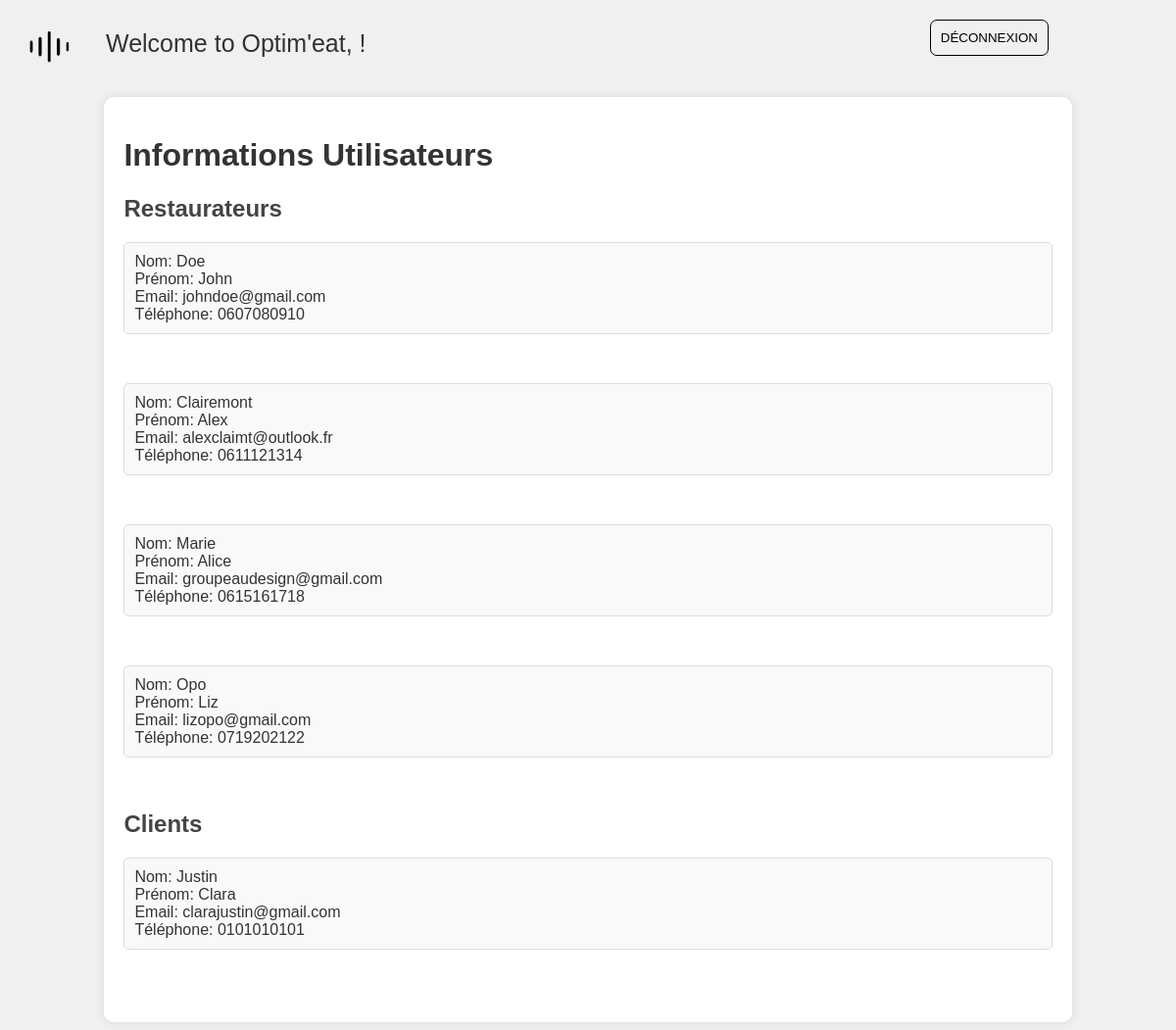
Page /Administrateur.php on the committed database.
### tables this page shows
CREATE TABLE `restaurateur` (
  `IDrestaurateur` int(11) UNSIGNED NOT NULL,
  `Nom` varchar(255) NOT NULL,
  `Prénom` varchar(255) NOT NULL,
  `Email` varchar(255) NOT NULL,
  `Téléphone` varchar(10) DEFAULT NULL,
  `Mot_de_passe` varchar(255) NOT NULL
);

CREATE TABLE `client` (
  `IDclient` int(11) UNSIGNED NOT NULL,
  `Nom` varchar(255) NOT NULL,
  `Prénom` varchar(255) NOT NULL,
  `Email` varchar(255) NOT NULL,
  `Téléphone` varchar(10) DEFAULT NULL,
  `Date_de_naissance` date NOT NULL,
  `Mot_de_passe` varchar(255) NOT NULL
);

### Administrateur.php (the view, shortened to what this page needs)
<!DOCTYPE html>
<html lang="en">
<head>
    <link rel="stylesheet" href="Administrateur.css">
    <link rel="stylesheet" href="https://cdnjs.cloudflare.com/ajax/libs/font-awesome/6.5.1/css/all.min.css" />
</head>
<body>
    <nav id="desktop-nav">
        <div class="logo">
            <img src="./Ressources/AU_DESIGN_LOGO noir.png" height="40%" width="40%">
        </div>
        <div>
            <ul class="logout">
                <a href="deconnexion.php">
                    <button class="btn btn-color-2">Déconnexion</button>
                </a>
            </ul>
        </div>
    </nav>
    <?php
    echo "<div class='welcome_message'>Welcome to Optim'eat, " . $_SESSION['prenom'] . " " . $_SESSION['nom'] . " !</div>";
    include 'Connexion_BDD.php';
    $query = $conn->query('SELECT Nom, Prénom, Email, Téléphone FROM restaurateur');
    $restaurateurs = $query->fetch_all(MYSQLI_ASSOC);
    $query = $conn->query('SELECT Nom, Prénom, Email, Téléphone FROM client');
    $clients = $query->fetch_all(MYSQLI_ASSOC);
    ?>
    <div class="container">
        <h1>Informations Utilisateurs</h1>
        <div class="category">
            <h2>Restaurateurs</h2>
            <?php foreach ($restaurateurs as $restaurateur): ?>
                <p>Nom: <?= $restaurateur['Nom'] ?>
                <br>Prénom: <?= $restaurateur['Prénom'] ?>
                <br>Email: <?= $restaurateur['Email'] ?>
                <br>Téléphone: <?= $restaurateur['Téléphone'] ?></p>
                <br>
            <?php endforeach; ?>
        </div>
        <div class="category">
            <h2>Clients</h2>
            <?php foreach ($clients as $client): ?>
                <p>Nom: <?= $client['Nom'] ?>
                <br>Prénom: <?= $client['Prénom'] ?>
                <br>Email: <?= $client['Email'] ?>
                <br>Téléphone: <?= $client['Téléphone'] ?></p>
                <br>
            <?php endforeach; ?>
        </div>
    </div>
</body>
</html>

### Administrateur.css (style rules this page uses)
body { font-family: "Poppins", sans-serif; background-color: #f0f0f0; color: #333; }
.welcome_message { font-family: "Poppins", sans-serif; font-size: 25px; margin-left: 100px; margin-top: 30px; }
.logout button { background-color: transparent; border: 1.7px solid black ; border-radius: 7px; color: black; cursor: pointer; padding: 10px; text-align: center; text-transform:uppercase ; transition: background-color 300ms; }
.logout { position: absolute; top: 0; right: 0; margin-right: 130px; margin-top: 40px; margin-top: 20px; }
.logo { position: absolute; top: 0; left: 0; height: 130px; width: 130px; margin-top: 20px; margin-left: 25px; }
.container { width: 80%; margin-left: auto; margin-right: auto; background-color: #fff; padding: 20px; box-shadow: 0px 0px 10px 0px rgba(0,0,0,0.1); border-radius: 10px; margin-top: 40px; }
h1 { color: #333; }
.category { margin-bottom: 20px; }
.category h2 { color: #444; }
.category p { background-color: #f9f9f9; padding: 10px; border: 1px solid #ddd; border-radius: 5px; transition: all 0.3s ease; }

### rows in the picture
restaurateur: Nom "Doe", Prénom "John", Email "johndoe@gmail.com", Téléphone "0607080910"
restaurateur: Nom "Clairemont", Prénom "Alex", Email "alexclaimt@outlook.fr", Téléphone "0611121314"
restaurateur: Nom "Marie", Prénom "Alice", Email "groupeaudesign@gmail.com", Téléphone "0615161718"
restaurateur: Nom "Opo", Prénom "Liz", Email "lizopo@gmail.com", Téléphone "0719202122"
client: Nom "Justin", Prénom "Clara", Email "clarajustin@gmail.com", Téléphone "0101010101"
